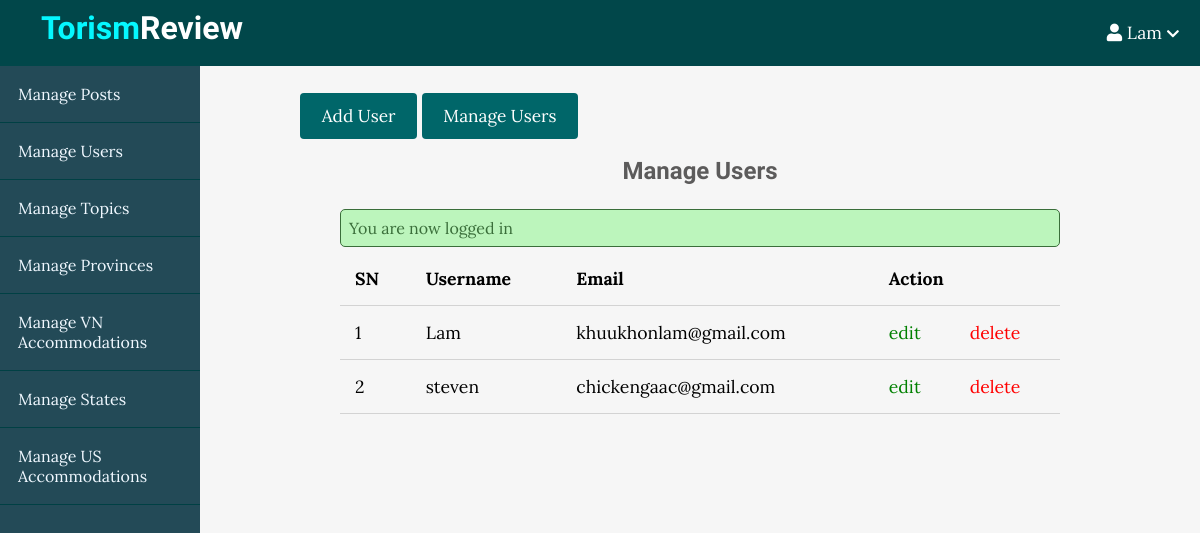
The app's page /admin/users/index.php (signed in) with its own data.
### tables this page shows
CREATE TABLE `users` (
  `id` int(11) NOT NULL,
  `admin` tinyint(4) NOT NULL,
  `username` varchar(255) NOT NULL,
  `email` varchar(255) NOT NULL,
  `password` varchar(255) NOT NULL,
  `created_at` timestamp NOT NULL DEFAULT CURRENT_TIMESTAMP
);

### app/controllers/users.php (called while the page is built, shortened)
<?php
include(ROOT_PATH . "/app/database/db.php");
$table = 'users';
$admin_users = selectAll($table);

### app/database/db.php (called while the page is built, shortened)
<?php
require('connect.php');
function selectAll($table, $conditions = [])
{
    global $conn;
    $sql = "SELECT * FROM $table";
    if (empty($conditions)) {
        $stmt = $conn->prepare($sql);
        $stmt->execute();
        $records = $stmt->get_result()->fetch_all(MYSQLI_ASSOC);
        return $records;
    }
}

### admin/users/index.php (the view, shortened to what this page needs)
<?php include(ROOT_PATH . "/app/controllers/users.php");
?>
<!DOCTYPE html>
<html lang="en">
    <head>
        <link rel="stylesheet"
            href="https://use.fontawesome.com/releases/v5.7.2/css/all.css"
>
        <link rel="stylesheet" href="../../assets/css/style.css">
        <link rel="stylesheet" href="../../assets/css/admin.css">
    </head>
    <body>
    <?php include(ROOT_PATH . "/app/includes/adminHeader.php"); ?>
        <div class="admin-wrapper">
        <?php include(ROOT_PATH . "/app/includes/adminSidebar.php"); ?>
            <div class="admin-content">
                <div class="button-group">
                    <a href="create.php" class="btn btn-big">Add User</a>
                    <a href="index.php" class="btn btn-big">Manage Users</a>
                </div>
                <div class="content">
                    <h2 class="page-title">Manage Users</h2>
                    <?php include(ROOT_PATH . "/app/includes/messages.php"); ?>
                    <table>
                        <thead>
                            <th>SN</th>
                            <th>Username</th>
                            <th>Email</th>
                            <th colspan="2">Action</th>
                        </thead>
                        <tbody>
                            <?php foreach ($admin_users as $key => $user): ?>
                                <tr>
                                    <td><?php echo $key + 1; ?></td>
                                    <td><?php echo $user['username']; ?></td>
                                    <td><?php echo $user['email']; ?></td>
                                    <td><a href="edit.php?id=<?php echo $user['id']; ?>" class="edit">edit</a></td>
                                    <td><a href="index.php?delete_id=<?php echo $user['id']; ?>" class="delete">delete</a></td>
                                </tr>
                            <?php endforeach; ?>
                        </tbody>
                    </table>
                </div>
            </div>
        </div>
    </body>
</html>

### assets/css/style.css (style rules this page uses)
* { box-sizing: border-box; }
html, body { height: 100%; padding: 0px; margin: 0px; background: #f6f6f6; font-family: "Lora", serif; }
h1, h2, h3, h4, h5, h6 { font-family: "Candal", serif; color: #5c5b5b; margin: 5px; }
a { text-decoration: none; color: inherit; }
.btn { padding: 0.5rem 1rem; background: #006669; color: white; border: 1px solid transparent; border-radius: 0.25rem; font-size: 1.08em; font-family: "Lora", serif; }
.btn-big { padding: 0.7rem 1.3rem; line-height: 1.3rem; }
.content { width: 90%; margin: 30px auto 30px; }

### assets/css/admin.css (style rules this page uses)
.admin-wrapper { display: flex; height: calc(100% - 66px); }
.admin-wrapper .admin-content { flex: 8; height: 100%; padding: 40px 100px 100px; overflow-y: scroll; }
.admin-content .page-title { text-align: center; margin-bottom: 1.5rem; }
table { width: 100%; border-collapse: collapse; font-size: 1.1rem; }
th, td { padding: 15px; text-align: left; border-bottom: 1px solid #d3d3d3; }
.edit { color: green; }
.delete { color: red; }

### records on screen
users: username "Lam", email "khuukhonlam@gmail.com"
users: username "steven", email "chickengaac@gmail.com"

### other values on screen
$_SESSION['username'] "Lam"
$_SESSION['message'] "You are now logged in"
